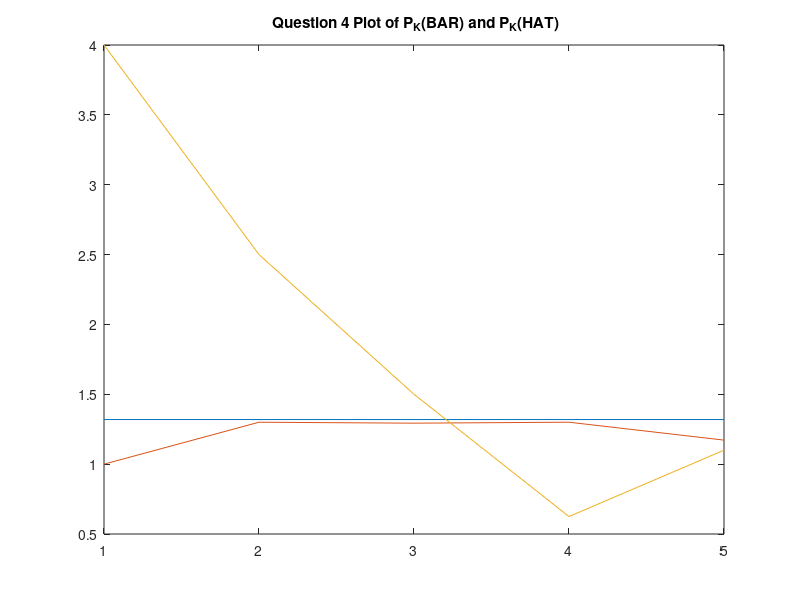
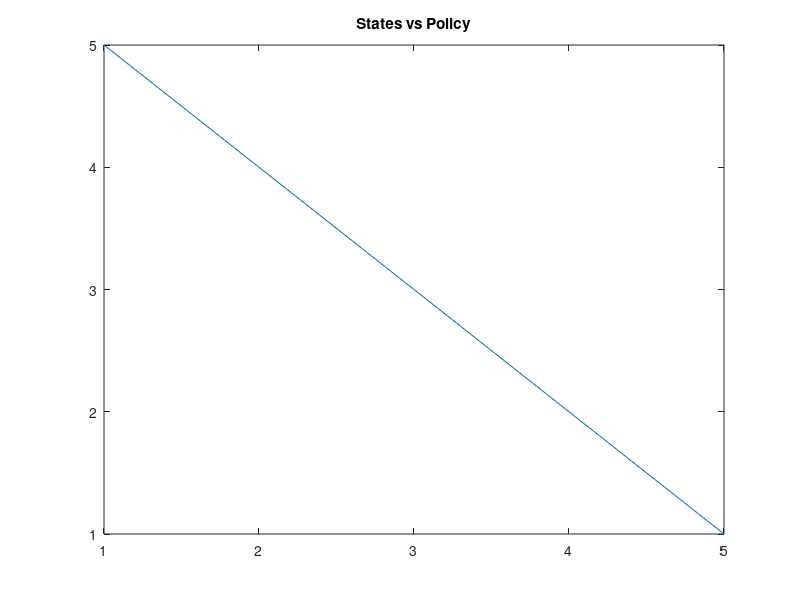
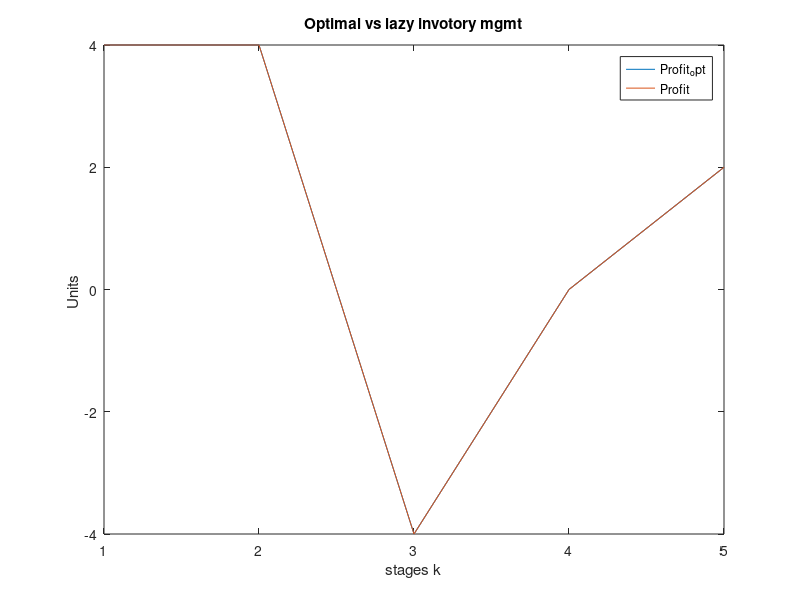
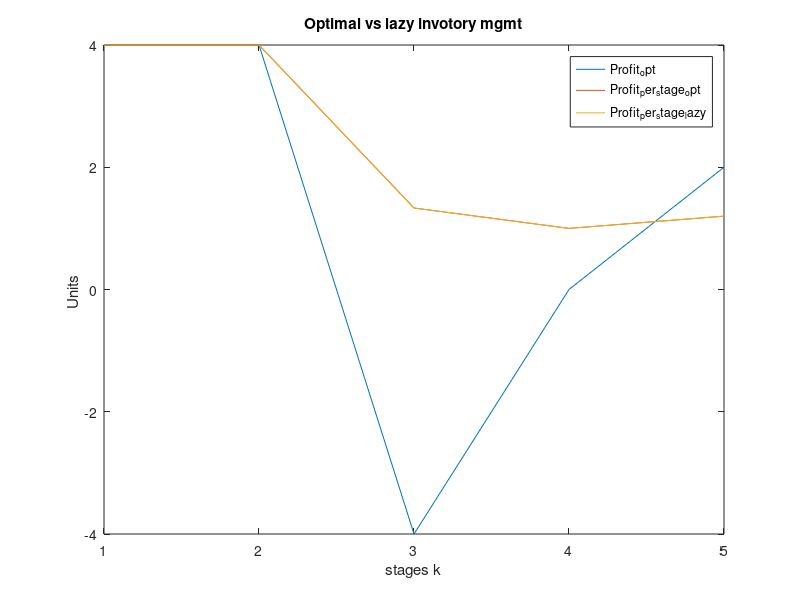

Write the MATLAB code that produced these figures, in order.
%Markov HW
%Dan S. Cohen
%DATE: 9/6/2021
% Assigment Number 1 
%% Inputs

clear all; clc;

n = input('Number of sates? ') % Number of sates = n
P = zeros(n,n);
PL = zeros(n,n);
% Transistion probability matrix = P
% Inital Distibution P0
P0 = zeros(n,n);
P0(1,1)= 1;

% Number of stages 
k = input('Number of stages? ') % Number of sages = k

%k = [1,2,3,4,5,6,7,8,9,10,11,12];% stages


% Calc Profit 
m = 0.5; % mait cost
c = 1; % cost of each item
r = 2; % rev of each unit
p = 1; % penalty
M = n; % max units
%k = linspace(1, k, k)
Reward = zeros(n,1);

%%
total_d = 1/M;
d = 1/M;

P(1,:) = d;
P(n,:) = d;
first_e = true;


    
for j=2:n-1
    P(j,1)=1-total_d;
   
    total_d = total_d + d;
        
end

count = 2;
for i=2:n-1
    
    for col=2:count
        PL(i,col)= d;
        
    end
    count = count +1;
    
    
end

P = P + PL;


Reward(1)=-3*c+((M-1)/2)*r;
Reward(n)=-(M-1)*m+((M-1)/2)*r;

for i=2:n-1
    
    weight = zeros(i,1);
    for ii = 1:i-1
        
        weight(end-ii)=ii;
        
    end
        
        
    Reward(i) =   -(ii)*m+dot(P(i,1:i),weight)*r-p*(((M-1)/2)-ii);  
    
    
    
end
Expected_Profit_per_stage =0;
Expected_Profit_per_stage_saved_per=zeros(1,k);
% Part 1 starts
for t=1:k
    
    
    
    % belive I need to add in the half priced end
    
    if t==k
        
        Expected_Profit_per_stage = Expected_Profit_per_stage+(P0*((P^(t-1))*Reward))/2;
        
        
    else 
        Expected_Profit_per_stage=Expected_Profit_per_stage+P0*((P^(t-1))*Reward);
        
        
    end 
    
    Expected_Profit_per_stage_saved_per(t)=Expected_Profit_per_stage(1)/t;
    
end 

Expected_Profit_per_stage=Expected_Profit_per_stage/k;

%%


rng(0);
for i =1:k
    
    U_vector(i)=rand;
    
    G(i)=-log(-log(U_vector(i)));
    
end 


Uniform_var = rand;
G(1) = -log(-log(Uniform_var));


k_m1 = 1;
k = linspace(1, k, k);
S = zeros(1,length(k)); % stock level
for stage =1:length(k)
    
    
    
    U_vector=rand(1,n);
    
    G = -log(-log(U_vector));
    
    
    [maxV,index] = max(G + log(P(k_m1,1:n))) ;
    S(stage) = index;
    k_m1 = S(stage);
    
    
    
end 






%S = zeros(1,length(k)); % stock level
D = zeros(1,length(k)); % demand
U = zeros(1,length(k)); % policty to restock


S(1) = 0;
S(2:end)=S(2:end)-1;

for stage = 1:length(k)
    
    %randi(M,1,1)
    
    maint_cost = m*S(stage);
    
    D(stage) = randi([0,M-1],1);
    disp('demand')
    disp(D(stage))
    % rolling avg control pi

    %S_avg(stage) = sum(S(1:stage))/stage
     
    %maint cost
    
    
    %U(stage) = abs(M-S_avg(stage)) % need to work out policy
    if S(stage) <= 0
        U(stage) = M-1;
        Profit(stage) =   -(c*U(stage))+r*D(stage);
        disp('restocking all')
        
    elseif S(stage) > 0
        U(stage) = 0;
        disp('not buying any more stock')
            

   
        if(D(stage)> S(stage)+U(stage))
            disp('demand biger then stock')
            Profit(stage) = -(maint_cost+c*U(stage))+r*(S(stage)+U(stage))-p*(D(stage)-S(stage)-U(stage));
        
    
        end 
    
        if(D(stage)<= S(stage)+U(stage))
            disp('demand less then stock')
            Profit(stage) =   -(maint_cost+c*U(stage))+r*D(stage);
        
            if (stage ==length(k))
            
                disp('left over')
                % Halfcost 
                Profit(stage) =Profit(stage)+ 0.5*(U(stage)-D(stage))
            
            end 
       
        
        end

    end 

    disp('total supply')
    
    
       

        
    
    %S(stage+1)=S(stage)+U(stage)-D(stage)
    
    %if(S(stage+1)<= 0)
        
        %S(stage+1) = 0;
        
    %end 
    
    %Profit_per_stage(stage)= Profit_per_stage(stage) + Profit(stage)/stage
    
    
end

disp('Profit per stage')
disp(sum(Profit)/length(k))

Profit_per_stage = zeros(1,length(k));

for key =1:length(k)
    
       temp= Profit(1:key);
       
       Profit_per_stage(key) = sum(temp)/key;
    
    
end 





one = size(P);


w = [eye(one(1))-P,ones(one(1),1)];

% Avg reward per stage 

PIE = [ones(1,one(1))]*[w*w.']^-1;

PerStageProfit = PIE*Reward

 K =[1:1:length(k)]
 

plot(K,PerStageProfit*ones(1,length(k)))
hold on 
plot(K,Expected_Profit_per_stage_saved_per)
hold on 
plot(K,Profit_per_stage)
title(' Question 4 Plot of P_K(BAR) and P_K(HAT)') 

%%
% Part 2
Transition = {};
count = 0;

total_d = 0;
d = 1/M;
start_number = 1;
% for action = 1:M
%     Transition{action} = zeros(M);
%     total_d = 0;
%     
%     for i = 1:M-count
%         
%         Transition{action}(i,1)= start_number-total_d
%         total_d = total_d + d;
% 
%            
%       
%     end 
%  
%     start_number =  start_number-d     ;  
%     
%     count = count +1 ;
%     
%  
%     
% end
% 
% count=0;
% col_count = M-1;
% start_number_count = 0;
% for action = 1:M
%     
%    
%      for i = 1:M-count
%      
%           j = start_number_count:col_count;
%               
%                 Transition{action}(i,2:j(i)+1)=1/M;
%           
%           
%      end 
%         
%     start_number_count = start_number_count+1  ;
%     count = count +1 ;
%    
%   
%  
% end

Transition  = {};



count=0;
for j=1:1
    
    Transition{j} = zeros(M);
   
    for i = 1:M
        total_d = 0;
        for a = 1:M-count
        
            Transition{j}(a,i) = start_number-total_d
            total_d = total_d + d;    
        
        end 
        start_number =  start_number-d
        count = count + 1 
    end 
    
         
    
end 


for j=2:M
    
    Transition{j} = zeros(M);
   
    for i = 1:M
        total_d = 0;
        for a = 1:M
            if  (i+a)-1-1<=M-1 && (j-1 <= i + a -1 -1)
                Transition{j}(a,i) = d ; 

            end 
              
        
        end 
        
    end 
    
         
    
end 




Reward_From_Action = {};

%Reward(1)=-3*c+((M-1)/2)*r;
%Reward(n)=-(M-1)*m+((M-1)/2)*r;


for i = 1:M
    
    weight = zeros(i,1);
    for ii = 1:i-1
        
        weight(end-ii)=ii;
        
    end
    
    for j = 1:M
    
        for act= 1:M
            
            if(i+act)-1-1>M-1 ||(i+act)-1-1<j-1 % Is it even posible  grater or equal?
                Reward_From_Action{i}(act,j)= -inf;
            
            else
                             
                if (j-1<i-1) | ((i-1)==0&(j-1)==0) % should the system get reward
                    
                    if(M-1-(i-1+act-1)==0)% is the reward 0
                                         
                        weight = 0; 
                    
                    else
                        unit_index = M-1;
                        weight = 0;
                        for index = 1:(M-1-(i-1+act-1));
                            
                            weight = weight+(unit_index)*(1/M); %untis of demand cause penalty
                     
                            unit_index = unit_index - 1;
                        end 
                    end 
                    rew_units = (i+act-j-1); % reward 
        
                   Reward_From_Action{i}(act,j) = -(i)*m-(act)*c+rew_units*r-p*(weight);
        
                end
                Reward_From_Action{i}(act,j) = -(i)*m-(act)*c+rew_units*r-p*(weight);
            end
        end
    end
end
    
        
% value interation per stage
val_iter_profit = 0 
V0 =0;

V = zeros(1,M);

V(end)=V0;
% Value interation, at each k in time slot 

k = length(k);

policy_over_time = zeros(1,k);
V_new = ones(1,M)*0;
V_new(M) = 0;
V_old = 0;
curr_val = 0;

gamma = 0.75;

while k >0
    
    V_new = ones(1,M)*-1;
    for i=1:M
        
    
        for act=1:M
            curr_val =0 ;
            
            if k==1000
                discount = 0.5; % sell at discount
                
            else
                discount =1; % no dicount 
                
            end
            
            
            for j=1:M
                                    
               curr_val = curr_val +discount*Reward_From_Action{i}(act,j)+ gamma*Transition{j}(act,i)*V(j);
            
            end 
            

            
            
            %curr_val=discount*Reward_From_Action{i}(act,j) + curr_val;
            
            V_new(i) = max(V_new(i),curr_val);
          
            
            if V_new(i) <= curr_val
                
                
                %V_new(i) = max(V_new(i),curr_val);
                [~,I] = max(V_new); 
                policy_over_time(k) = act;
                
                %V_new(i) = max(V_new(i),curr_val)
                
                
            else
                %V_new(i) = max(V_new(i),curr_val);
                [~,I] = max(V_new); 
                
                %policy_over_time(k) = act;
               
            end
            
            
            
       
        end
        
        
        
        max_diffrace = 0;
        for states = 1:M
            max_diffrace = max(max_diffrace,abs(V(states)-V_new(states)));
        
        end
        
        if(max_diffrace<0.1)
            break
            
         
        end 
        
        
        
    end
     
     
    
    
        

     V = V_new;
     
     
      
     
    
     
    val_iter_profit = val_iter_profit + max(V);
    k = k - 1;
    
   

end 


tot_val_iter_profit_perk = val_iter_profit/length(K)




V0 =0;

%V = zeros(1,M);

%V(end)=V0;

% Policy iteration static per state
k = length(k);

policy = ones(1,M);
V_new = ones(1,M)*0;
V_new(M) = 0;
V_old = 0;
curr_val = 0;

% policy interations % finds best policy at each stock level
time_start = tic;


for i=1:M
    
    
    for act=1:M
        curr_val =0 ;
        for j=1:M
                                    
            curr_val = curr_val + Reward_From_Action{i}(act,j)+Transition{j}(act,i)*V(j);
            
         end 
         %curr_val= + curr_val;
            
         %V_new(i) = max(V_new(i),curr_val);
          
            
         if V_new(i) <= curr_val
                
             policy(i) = act;
                
             V_new(i) = max(V_new(i),curr_val);
        
          
         end 
            
       
     end
     
%     max_diffrace = 0;
%     
%     for states = 1:M
%         max_diffrace = max(max_diffrace,V_new(states));
%         
%     end
        

     %V = V_new;
%      end
%      if(max_diffrace<0.01)
%          break
end 
total_time_run = toc(time_start);     

figure(2)
plot(1:M,policy)
hold on
title('States vs Policy') 

policy = ones(1,M);

for pol_itter = 1:1000
    
    
    for iter = 1:1000
        for i=1:M
    
            act = policy(i);
    
            curr_val =0 ;
            for j=1:M
                                    
                curr_val = curr_val + Reward_From_Action{i}(act,j)+gamma*Transition{j}(act,i)*V(j);
            
            end 
            %curr_val= + curr_val;
            
            %V_new(i) = max(V_new(i),curr_val);
          
            
%             if V_new(i) <= curr_val
%                 
%                 policy(i) = act;
%                 
%                 V_new(i) = max(V_new(i),curr_val);
%           
%             end 
         
         
        end
    
    
    
    
     
    max_diffrace = 0;
    
    for states = 1:M
        max_diffrace = max(max_diffrace,abs(V(states)-V_new(states)));
        
    end
        

        V = V_new;
       
     
     
        if(max_diffrace<0.1)
            break
         
        end 
    
    
    
    end
    
    curr_policy = policy ;
    for i=1:M
            best_val = 0;
            
            for act = 1:M
                
                curr_val = 0;
                
                for j=1:M
                                    
                    curr_val = curr_val + Reward_From_Action{i}(act,j)+gamma*Transition{j}(act,i)*V(j);
            
                end 
                
                
                 if best_val < curr_val
                 
                    best_val = curr_val;
                    
                    policy(i) = act;

                end
                
            end
           
            
            
        
        % Do we need to stop
       
        
    end 
            
        
        % is the poly stable
        
        
        if abs(policy-curr_policy)==0        
        
            break
            disp('ready')
            
        
        end 
    
    




end 


disp('Best Policy is...')
disp(policy)










% Part 4


S = zeros(1,length(K)); % stock level
%D = zeros(1,length(k)); % demand
U = zeros(1,length(K)); % policty to restock


%S(1) = 0;
%S(2:end)=S(2:end)-1;
planed_pol = [linspace(M, 1, M)];

% optimal system

%policy(16:20) = 1;
for stage = 1:length(K)
    
    %randi(M,1,1)
    
    maint_cost = m*S(stage);
    
    %D(stage) = round(rand*M);

    % rolling avg control pi

    %S_avg(stage) = sum(S(1:stage))/stage
     
    %maint cost
    
    U(stage) = policy(S(stage)+1)-1
    
    S(stage+1) = (U(stage)-D(stage))
    
    if(S(stage+1)<0)
        
       S(stage+1)=0;
       
    end
    
    if(S(stage)<0)
        
       S(stage)=0;
       
    end
    
    
    
    
    
    disp('demand')
    %disp(D(stage))
    
    %U(stage) = abs(M-S_avg(stage)) % need to work out policy
    if S(stage) <= 0
        %U(stage) = M;
        Profit_opt(stage) =   -(c*U(stage))+r*D(stage);
        disp('restocking all')
        
    elseif S(stage) > 0
        %U(stage) = 0;
        disp('not buying any more stock')
            

   
        if(D(stage)> S(stage)+U(stage))
            disp('demand biger then stock')
            Profit_opt(stage) = -(maint_cost+c*U(stage))+r*(S(stage)+U(stage))-p*(D(stage)-S(stage)-U(stage));
        
    
        end 
    
        if(D(stage)<= S(stage)+U(stage))
            disp('demand less then stock')
            Profit_opt(stage) =   -(maint_cost+c*U(stage))+r*D(stage);
        
            if (stage ==length(k))
            
                disp('left over')
                % Halfcost 
                Profit_opt(stage) =Profit_opt(stage)+ 0.5*(U(stage)-D(stage))
            
            end 
       
        
        end

    end 

    disp('total supply')
    
    
       

        
    
    %S(stage+1)=S(stage)+U(stage)-D(stage)
    
    %if(S(stage+1)<= 0)
        
        %S(stage+1) = 0;
        
    %end 
    
    %Profit_per_stage(stage)= Profit_per_stage(stage) + Profit(stage)/stage
    
    
end



disp('Profit per stage')
disp(sum(Profit_opt)/length(K))

Profit_per_stage_opt = zeros(1,length(K));

for key =1:length(K)
    
       temp= Profit_opt(1:key);
       
       Profit_per_stage_opt(key) = sum(temp)/key;
    
    
end 

% lazy policy with same demand

S = zeros(1,length(K)); % stock level
%D = zeros(1,length(k)); % demand
U = zeros(1,length(K)); % policty to restock

%S(1) = 0;
%S(2:end)=S(2:end)-1;


%policy(16:20) = 1;

pol=[zeros(1,M)];
pol(1)=M-1;
for stage = 1:length(K)
    
    %randi(M,1,1)
    
    maint_cost = m*S(stage);
    
    %D(stage) = round(rand*M);

    % rolling avg control pi

    %S_avg(stage) = sum(S(1:stage))/stage
     
    %maint cost
    
    U(stage) = pol(S(stage)+1);
    
    S(stage+1) = (U(stage)-D(stage));
   
    
   if(S(stage+1)<0)
        
       S(stage+1)=0;
       
    end
    
    if(S(stage)<0)
        
       S(stage)=0;
       
    end
    
    disp('demand')
    %disp(D(stage))
    
    %U(stage) = abs(M-S_avg(stage)) % need to work out policy
    if S(stage) <= 0
        %U(stage) = M;
        Profit_lazy(stage) =   -(c*U(stage))+r*D(stage);
        disp('restocking all')
        
    elseif S(stage) > 0
        %U(stage) = 0;
        disp('not buying any more stock')
            

   
        if(D(stage)> S(stage)+U(stage))
            disp('demand biger then stock')
            Profit_lazy(stage) = -(maint_cost+c*U(stage))+r*(S(stage)+U(stage))-p*(D(stage)-S(stage)-U(stage));
        
    
        end 
    
        if(D(stage)<= S(stage)+U(stage))
            disp('demand less then stock')
            Profit_lazy(stage) =   -(maint_cost+c*U(stage))+r*D(stage);
        
            if (stage ==length(k))
            
                disp('left over')
                % Halfcost 
                Profit_lazy(stage) =Profit_lazy(stage)+ 0.5*(U(stage)-D(stage))
            
            end 
       
        
        end

    end 

    disp('total supply')
    
    
       

        
    
    %S(stage+1)=S(stage)+U(stage)-D(stage)
    
    %if(S(stage+1)<= 0)
        
        %S(stage+1) = 0;
        
    %end 
    
    %Profit_per_stage(stage)= Profit_per_stage(stage) + Profit(stage)/stage
    
    
end



disp('Profit per stage lazy')
disp(sum(Profit_lazy)/length(K))

%Profit_per_stage_opt = zeros(1,length(K)); 

for key =1:length(K)
    
       temp= Profit_lazy(1:key);
       
       Profit_per_stage_lazy(key) = sum(temp)/key;
    
    
end 




figure(3)
plot(1:length(K),Profit_opt)
hold on
plot(1:length(K),Profit_lazy)
title('Optimal vs lazy invotory mgmt') 
xlabel('stages k')
ylabel('Units '); 
legend('Profit_opt','Profit');

disp('percent profit better')
disp((sum(Profit_opt)/sum(Profit_lazy))*100)




figure(4)
plot(1:length(K),Profit_opt)
hold on
plot(1:length(K),Profit_per_stage_opt)
plot(1:length(K),Profit_per_stage_lazy)
title('Optimal vs lazy invotory mgmt') 
xlabel('stages k')
ylabel('Units '); 
legend('Profit_opt','Profit_per_stage_opt','Profit_per_stage_lazy');



% page 64 calculation for avg cost per stage
curr_val_V_mu = zeros(1,M);
for i=1:M 
    
    act = policy(i);
    
    for j=1:M
        curr_val_V_mu(i) = curr_val_V_mu(i) + Reward_From_Action{i}(act,j);
        
    end
    
    
    
end 


disp('for avg cost per stage')
disp(curr_val_V_mu)





